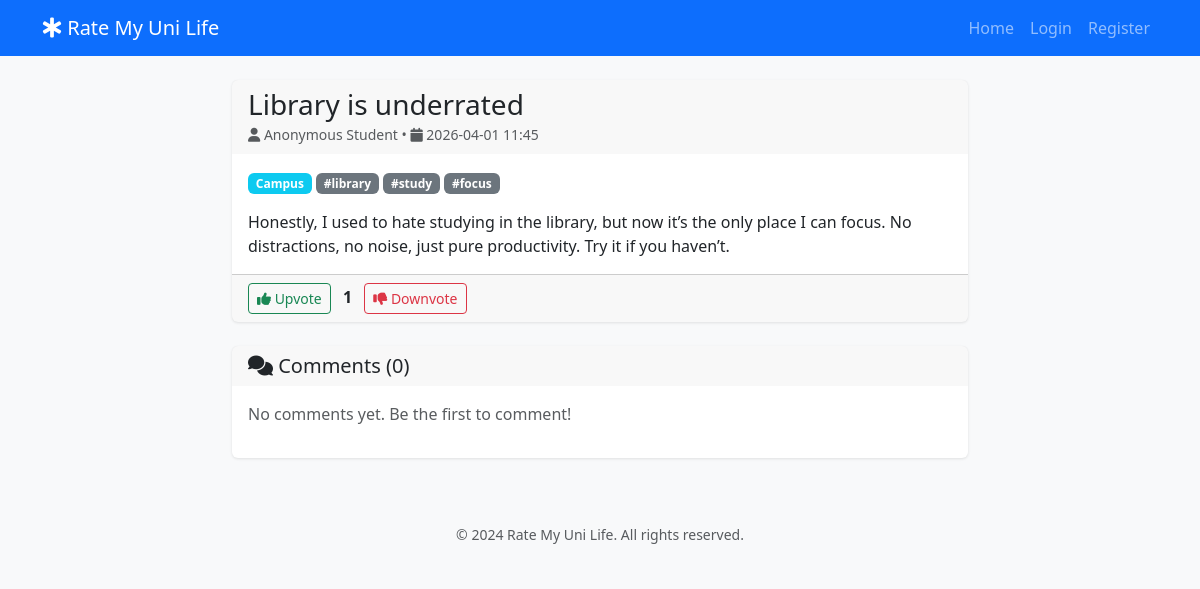
Screenshot of /post/2 with the database file from the repository.
### models.py (models this page shows, shortened)
class Post(db.Model):
    __tablename__ = 'posts'
    id = db.Column(db.Integer, primary_key=True, autoincrement=True)
    author_id = db.Column(db.Integer, db.ForeignKey('users.id', ondelete='CASCADE'), nullable=False)
    title = db.Column(db.String(200), nullable=False)
    content = db.Column(db.Text, nullable=False)
    category = db.Column(db.String(50), nullable=False)  # professor / course / campus / general
    is_anonymous = db.Column(db.Boolean, nullable=False, default=True)
    created_at = db.Column(db.DateTime, nullable=False, default=datetime.utcnow)
    updated_at = db.Column(db.DateTime, nullable=True, onupdate=datetime.utcnow)
    comments = db.relationship('Comment', backref='post', lazy=True, cascade='all, delete-orphan')
    votes = db.relationship('Vote', backref='post', lazy=True, cascade='all, delete-orphan')
    reports = db.relationship('Report', backref='post', lazy=True, cascade='all, delete-orphan')
    tags = db.relationship('Tag', secondary=post_tags, backref=db.backref('posts', lazy='dynamic'))
    @property
    def vote_count(self):
        upvotes = sum(1 for vote in self.votes if vote.vote_type == 1)
        downvotes = sum(1 for vote in self.votes if vote.vote_type == -1)
        return upvotes - downvotes
    @property
    def display_author(self):
        if self.is_anonymous:
            return "Anonymous Student"
        return self.author.username
    def author_label_for(self, viewer=None):
        if viewer and getattr(viewer, 'is_authenticated', False):
            if viewer.is_admin or viewer.id == self.author_id:
                return self.author.username
        return self.display_author

class Tag(db.Model):
    __tablename__ = 'tags'
    id = db.Column(db.Integer, primary_key=True, autoincrement=True)
    name = db.Column(db.String(50), nullable=False, unique=True)

class Vote(db.Model):
    __tablename__ = 'votes'
    id = db.Column(db.Integer, primary_key=True, autoincrement=True)
    user_id = db.Column(db.Integer, db.ForeignKey('users.id', ondelete='CASCADE'), nullable=False)
    post_id = db.Column(db.Integer, db.ForeignKey('posts.id', ondelete='CASCADE'), nullable=False)
    vote_type = db.Column(db.Integer, nullable=False)  # 1 = upvote, -1 = downvote
    __table_args__ = (
        db.UniqueConstraint('user_id', 'post_id', name='unique_user_post_vote'),
        db.CheckConstraint('vote_type IN (1, -1)', name='check_vote_type')
    )

### app.py (the view)
    @app.route('/post/<int:post_id>')
    def view_post(post_id):
        post = Post.query.get_or_404(post_id)
        comments = Comment.query.filter_by(post_id=post_id).order_by(Comment.created_at.desc()).all()
        user_vote = None
        if current_user.is_authenticated:
            vote = Vote.query.filter_by(user_id=current_user.id, post_id=post_id).first()
            if vote:
                user_vote = vote.vote_type
        return render_template('post_detail.html', post=post, comments=comments, user_vote=user_vote)

### templates/post_detail.html (shortened to what this page needs)
{% extends "base.html" %}
{% block content %}
<div class="row">
    <div class="col-md-8 mx-auto">
        <div class="card mb-4">
            <div class="card-header">
                <div class="d-flex justify-content-between align-items-center">
                    <div>
                        <h3 class="mb-0">{{ post.title }}</h3>
                        <small class="text-muted">
                            <i class="fas fa-user"></i> {{ post.author_label_for(current_user) }} •
                            <i class="fas fa-calendar"></i> {{ post.created_at.strftime('%Y-%m-%d %H:%M') }}
                        </small>
                    </div>
                </div>
            </div>
            <div class="card-body">
                <div class="mb-3">
                    <span class="badge bg-info">{{ post.category|capitalize }}</span>
                    {% for tag in post.tags %}
                        <span class="badge bg-secondary">#{{ tag.name }}</span>
                    {% endfor %}
                </div>
                <p class="card-text">{{ post.content|safe|replace('\n', '<br>') }}</p>
            </div>
            <div class="card-footer">
                <div class="d-flex justify-content-between align-items-center">
                    <div class="vote-buttons">
                        <button class="btn btn-sm {% if user_vote == 1 %}btn-success{% else %}btn-outline-success{% endif %} vote-btn" data-post-id="{{ post.id }}" data-vote-type="1">
                            <i class="fas fa-thumbs-up"></i> Upvote
                        </button>
                        <span class="vote-count-display mx-2 fw-bold">{{ post.vote_count }}</span>
                        <button class="btn btn-sm {% if user_vote == -1 %}btn-danger{% else %}btn-outline-danger{% endif %} vote-btn" data-post-id="{{ post.id }}" data-vote-type="-1">
                            <i class="fas fa-thumbs-down"></i> Downvote
                        </button>
                    </div>
                </div>
            </div>
        </div>
        <div class="card">
            <div class="card-header">
                <h5 class="mb-0">
                    <i class="fas fa-comments"></i> Comments ({{ comments|length }})
                </h5>
            </div>
            <div class="card-body">
                {% if comments %}
                    {% for comment in comments %}
                        <div class="comment mb-3">
                            <div class="d-flex justify-content-between">
                                <strong>
                                    <i class="fas fa-user-circle"></i> {{ comment.display_author }}
                                </strong>
                                <small class="text-muted">{{ comment.created_at.strftime('%Y-%m-%d %H:%M') }}</small>
                            </div>
                            <p class="mt-2 mb-0">{{ comment.content }}</p>
                        </div>
                        {% if not loop.last %}<hr>{% endif %}
                    {% endfor %}
                {% else %}
                    <p class="text-muted">No comments yet. Be the first to comment!</p>
                {% endif %}
            </div>
        </div>
    </div>
</div>
{% endblock %}

### static/css/style.css (style rules this page uses)
body { background-color: #f8f9fa; font-family: 'Segoe UI', Tahoma, Geneva, Verdana, sans-serif; }
.vote-buttons button { transition: all 0.2s; }
.card { border: none; box-shadow: 0 1px 3px rgba(0,0,0,0.1); }
.card-header { border-bottom: none; }
.card, .alert { animation: fadeIn 0.3s ease-out; }

### rows the page displays
Post: title "Library is underrated", author_label_for "Anonymous Student", created_at "2026-04-01 11:45", category "Campus", content "Honestly, I used to hate studying in the library, but now it’s the only place I can focus. No distractions, no noise, just pure productivity. Try it if you haven’t."
Tag: name "library"
Tag: name "study"
Tag: name "focus"
Vote: vote_count "1"

### other values shown
{{ comments|length }} "0"
